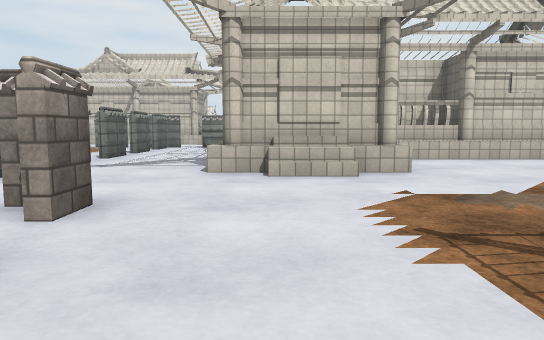
view 1 (above)

24 first-person views from a walk through a scene from a Unity 3-D project. The camera is 1.2 m above the floor, tilts 6° down and sees 70° across. The floor is counted in squares, 2 m on a side. Each view is taken from the middle of a square. On the plan, view 1 faces up. The plan holds only what a view shows up to about 11 squares ahead; the rest is blank. The place goes on beyond the plan. The player is left out. Some animated figures are not drawn. Some surface patterns are stand-ins.

view 2
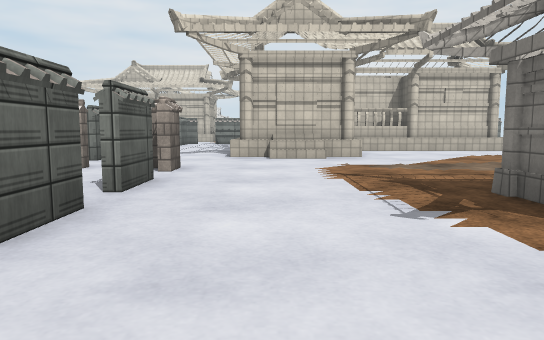

view 3
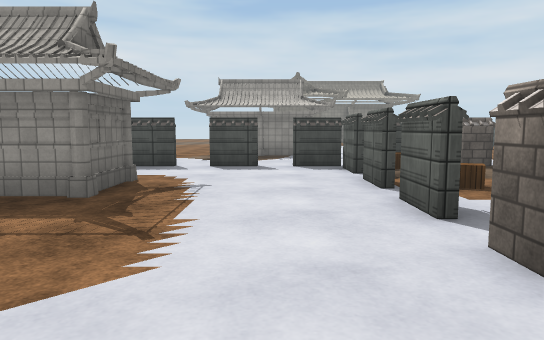

view 4
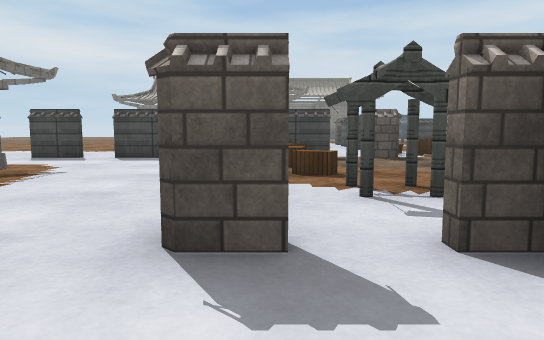

view 5
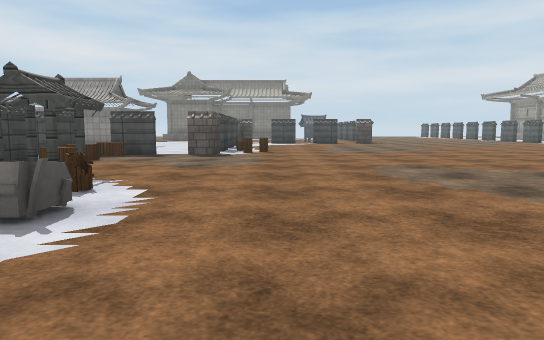

view 6
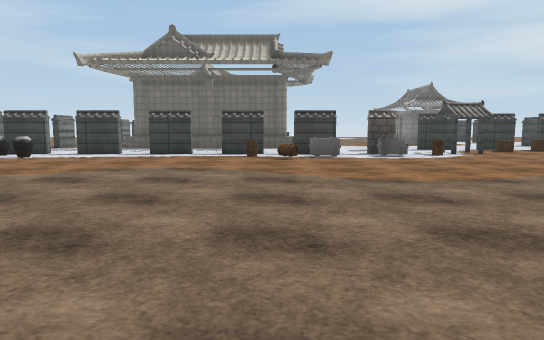

view 7
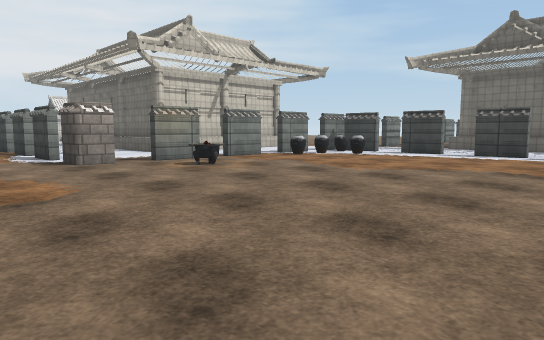

view 8
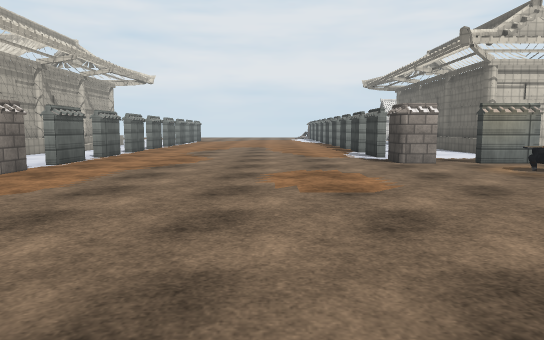

view 9
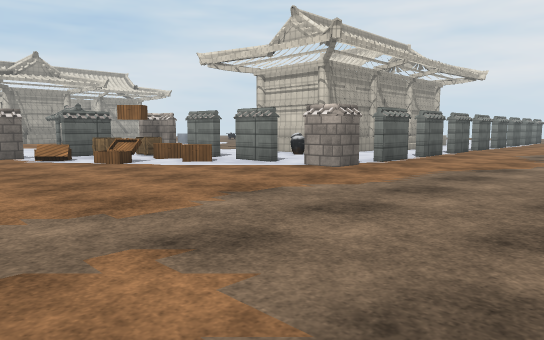

view 10
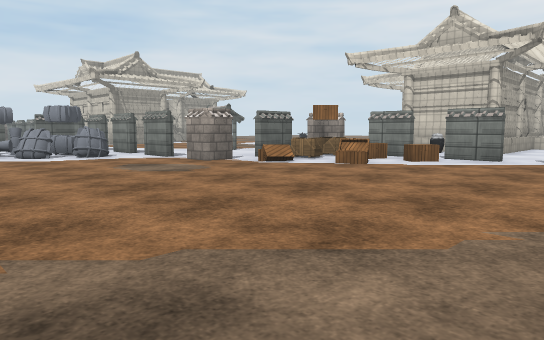

view 11
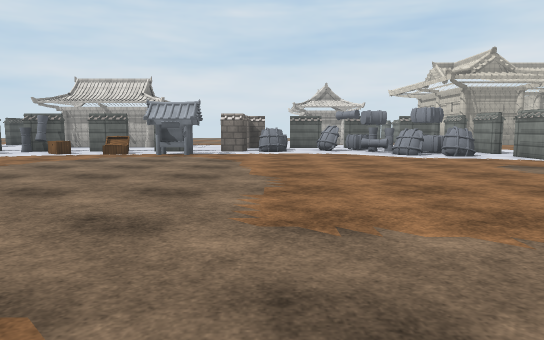

view 12
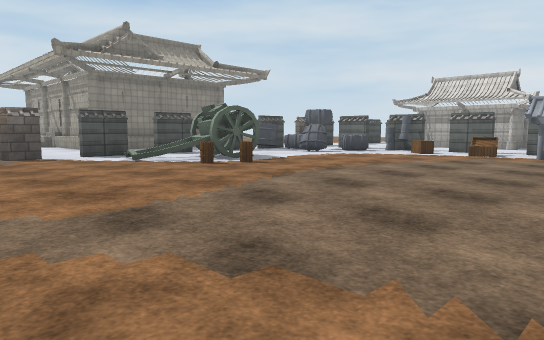

view 13
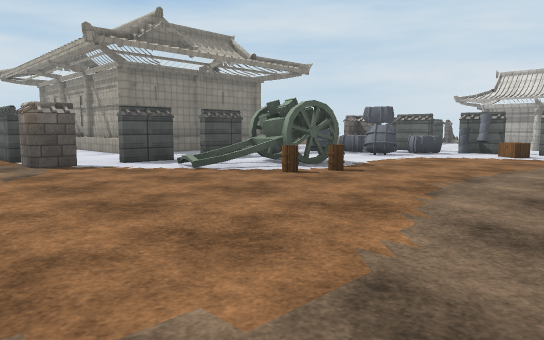

view 14
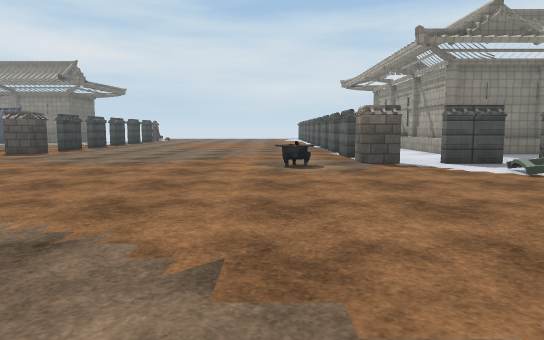

view 15
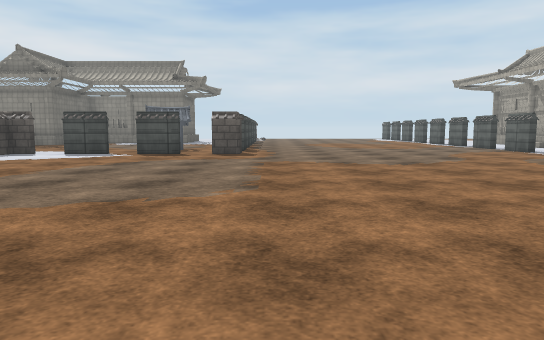

view 16
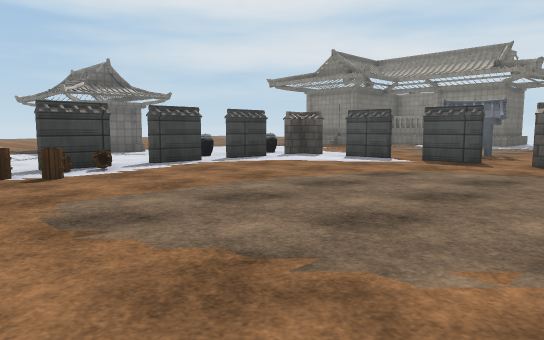

view 17
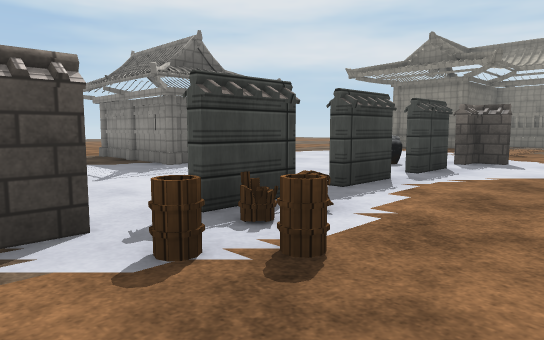

view 18
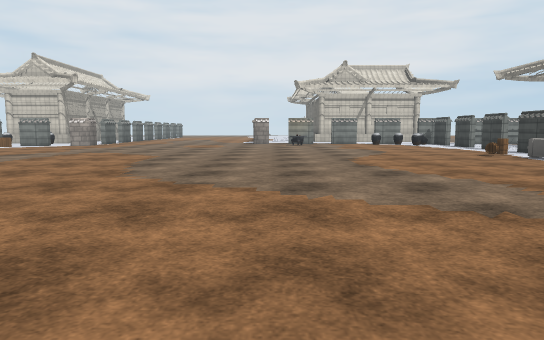

view 19
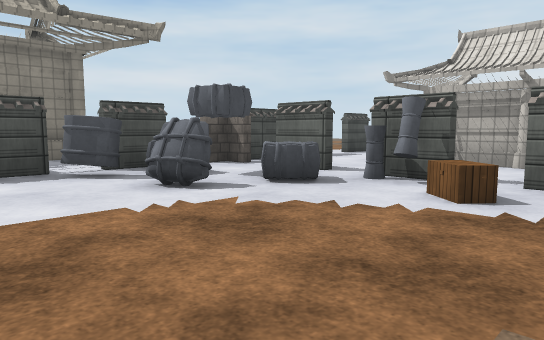

view 20
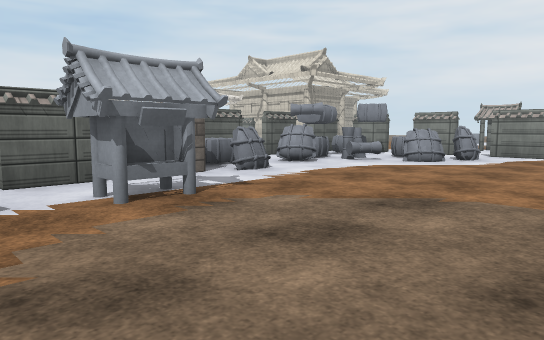

view 21
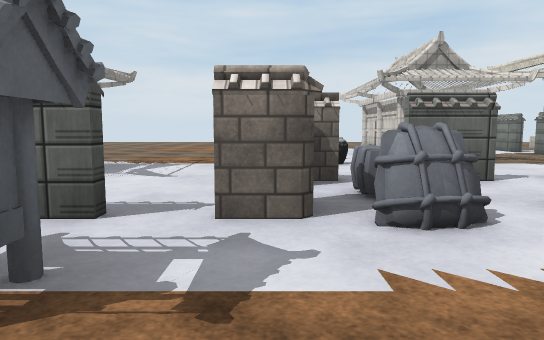

view 22
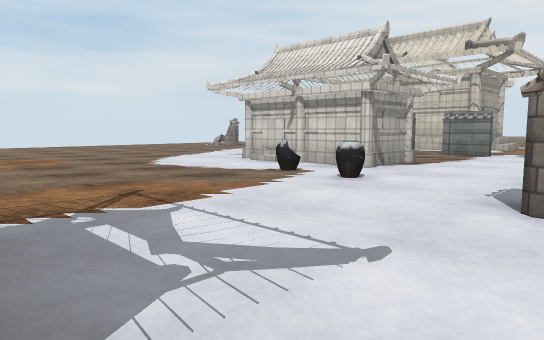

view 23
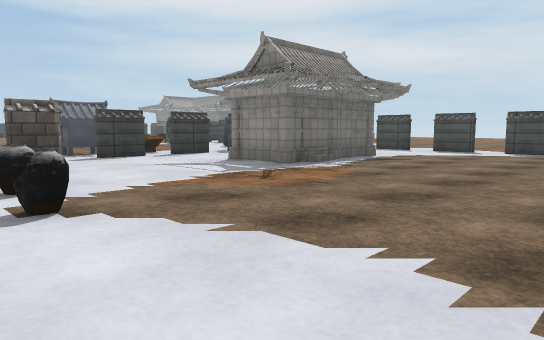

view 24
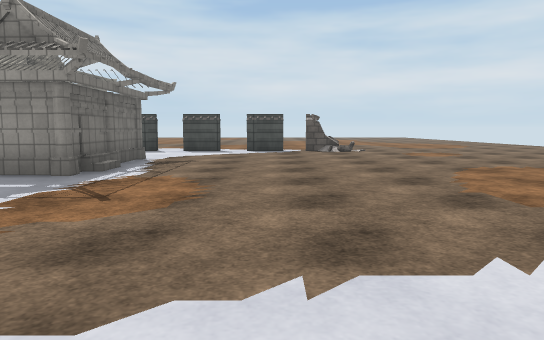

### Floor plan
Key: @ floor where view 1 was taken; # wall or solid block; x gap in a wall; . floor; / step, stairs or slope; = window, fence, low wall or low ledge; C chest; B barrel; J jar; A box; G bag; O other object.
Columns run from 36 left of view 1 to 3 right of it. Each row starts with its distance up from view 1.
 18                    #..   x
 17                   .#.....x  #
 16                  #.x.....x .###
 15                  #.#.....# ..
 14                ###..........
 13                 JJ.#.......#.#.# x
 12                ............O..JJJ..
 11               #.##x#...........J...
 10            #. #ACC..............#..
  9     ...    ...#AC...............#.. #  #
  8  #.#.#. # #.#.#C................x..#####
  7  ......##.......................#..## #.
  6    .....OOOG...................BB..####.
  5     #...OOOG...................OO...//..
  4 ..###....G..............................
  3 .......#............. ..........O##.....
  2 ....JJ..OG........... ..........B#......
  1 ........##...........  ..........##.....
  0 ...........#.........   .........CC.@.##
 -1 .........#...........   ..........C...#
 -2 ......##.#C...........  ..........x.....
 -3 ......##.#CC...................#xxC#.#xx
 -4 ......##.#O....B..............BB..  ...
 -5 ......##..OO..O.B..............B........
 -6 .........#.OG.OOO.......................
 -7 ...........OO.......O..........#...###
 -8 .=##.#.#xxx#.#.#xx#.............J..#
 -9             .  ................#J..
-10             . ....#.........#xx#J..
-11            ######.x.......#.......
-12                 # x.......#.#....

Where each view was taken, in squares from view 1:
view 1: 0 up, 0 right, facing up
view 2: 3 down, 0 right, facing up
view 3: 5 up, 0 right, facing down
view 4: 5 up, 2 left, facing down
view 5: 6 up, 6 left, facing down
view 6: 6 up, 13 left, facing right
view 7: 6 up, 13 left, facing up-right
view 8: 6 up, 13 left, facing up
view 9: 6 up, 13 left, facing up-left
view 10: 3 up, 16 left, facing up-left
view 11: 2 up, 16 left, facing left
view 12: 1 up, 16 left, facing down-left
view 13: 1 down, 16 left, facing down-left
view 14: 1 down, 16 left, facing down
view 15: 1 down, 11 left, facing down
view 16: 3 down, 11 left, facing down-right
view 17: 3 down, 7 left, facing down-right
view 18: 3 down, 10 left, facing up
view 19: 2 down, 22 left, facing down-left
view 20: 2 down, 22 left, facing up-left
view 21: 1 up, 24 left, facing left
view 22: 2 down, 28 left, facing up-left
view 23: 3 up, 35 left, facing down-right
view 24: 3 up, 33 left, facing down
